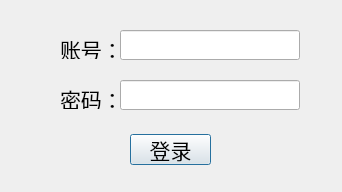
<?xml version="1.0" encoding="UTF-8"?>
<ui version="4.0">
 <class>Dialog</class>
 <widget class="QDialog" name="Dialog">
  <property name="geometry">
   <rect>
    <x>0</x>
    <y>0</y>
    <width>342</width>
    <height>192</height>
   </rect>
  </property>
  <property name="sizePolicy">
   <sizepolicy hsizetype="Fixed" vsizetype="Fixed">
    <horstretch>0</horstretch>
    <verstretch>0</verstretch>
   </sizepolicy>
  </property>
  <property name="minimumSize">
   <size>
    <width>342</width>
    <height>192</height>
   </size>
  </property>
  <property name="maximumSize">
   <size>
    <width>342</width>
    <height>192</height>
   </size>
  </property>
  <property name="contextMenuPolicy">
   <enum>Qt::NoContextMenu</enum>
  </property>
  <property name="windowTitle">
   <string>登录</string>
  </property>
  <property name="modal">
   <bool>false</bool>
  </property>
  <widget class="QLineEdit" name="login_password">
   <property name="geometry">
    <rect>
     <x>120</x>
     <y>80</y>
     <width>180</width>
     <height>30</height>
    </rect>
   </property>
   <property name="font">
    <font>
     <pointsize>14</pointsize>
    </font>
   </property>
   <property name="text">
    <string/>
   </property>
   <property name="echoMode">
    <enum>QLineEdit::Password</enum>
   </property>
  </widget>
  <widget class="QLabel" name="label">
   <property name="geometry">
    <rect>
     <x>60</x>
     <y>88</y>
     <width>54</width>
     <height>21</height>
    </rect>
   </property>
   <property name="font">
    <font>
     <pointsize>16</pointsize>
    </font>
   </property>
   <property name="text">
    <string>密码：</string>
   </property>
  </widget>
  <widget class="QLabel" name="label_2">
   <property name="geometry">
    <rect>
     <x>60</x>
     <y>38</y>
     <width>54</width>
     <height>21</height>
    </rect>
   </property>
   <property name="font">
    <font>
     <pointsize>16</pointsize>
    </font>
   </property>
   <property name="text">
    <string>账号：</string>
   </property>
  </widget>
  <widget class="QLineEdit" name="login_id">
   <property name="geometry">
    <rect>
     <x>120</x>
     <y>30</y>
     <width>180</width>
     <height>30</height>
    </rect>
   </property>
   <property name="font">
    <font>
     <pointsize>16</pointsize>
    </font>
   </property>
   <property name="text">
    <string/>
   </property>
  </widget>
  <widget class="QPushButton" name="login">
   <property name="geometry">
    <rect>
     <x>130</x>
     <y>134</y>
     <width>81</width>
     <height>31</height>
    </rect>
   </property>
   <property name="font">
    <font>
     <pointsize>16</pointsize>
    </font>
   </property>
   <property name="text">
    <string>登录</string>
   </property>
  </widget>
  <widget class="QLabel" name="login_defeated_info">
   <property name="geometry">
    <rect>
     <x>120</x>
     <y>110</y>
     <width>121</width>
     <height>21</height>
    </rect>
   </property>
   <property name="font">
    <font>
     <pointsize>11</pointsize>
    </font>
   </property>
   <property name="styleSheet">
    <string notr="true">#login_defeated_info{color:rgb(255, 0, 0)}</string>
   </property>
   <property name="text">
    <string/>
   </property>
  </widget>
 </widget>
 <resources/>
 <connections/>
</ui>
